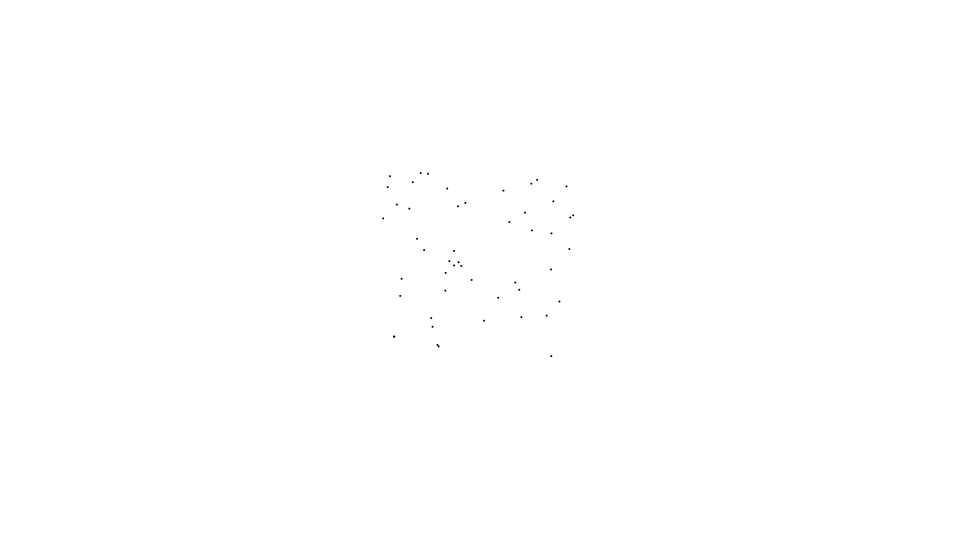
Frame 1 (no input)
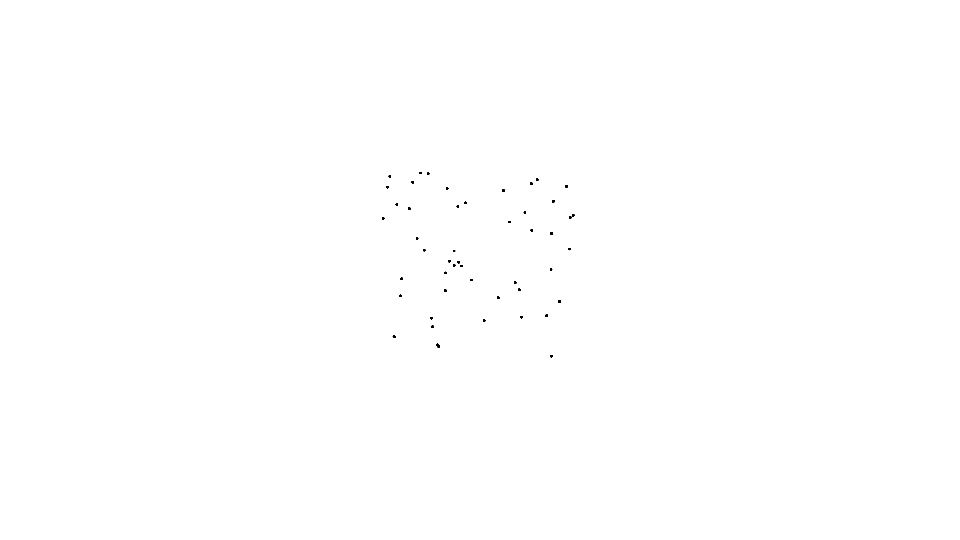
Frame 60 (the mouse pressed at the canvas centre just before this capture)
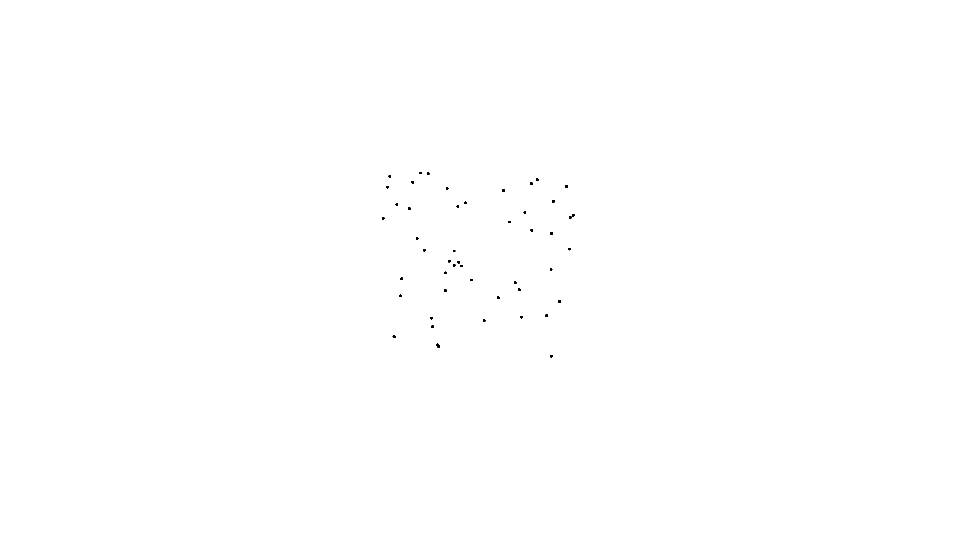
Frame 120 (the mouse held since frame 60 and released just before this capture)

The Processing sketch that drew these frames (run headless with seeded random() and noise(); from frame 60 on, the mouse is pressed at the canvas centre):

// Processing sketch: Random1
// ── Random1.pde
static final int numDots = 50;
Ball[] dots;

void setup() {
  size(960, 540);
  frameRate(30);
  initialize();
}

void initialize() {
  smooth();
  noStroke();
  background(255);
  dots = new Ball[numDots];
  for(int i=0; i<numDots; i++) {
    dots[i] = new Ball(1);
    dots[i].x = width/2 + random(200) - 100;
    dots[i].y = height/2 + random(200) - 100;
    dots[i].setFillColor(color(0));
  }
}

void draw() {
  for(int i=0; i<numDots; i++) {
    Ball dot = dots[i];
    dot.update();
  }
}

////////////////////////////////

class Ball extends Sprite {
  float radius;
  float vx, vy;
  float mass = 1;
  
  Ball(float radius){
    super();
    this.radius = radius;
  }
  
  void draw(){
    if(dist(mouseX, mouseY, x, y) < radius) {
      isRollOver = true;
    }else{
      isRollOver = false;
    }
    ellipse(0, 0, radius*2, radius*2);
  }
}

////////////////////////////////

class Sprite extends Object {
  float x, y;
  float scaleX, scaleY;
  float width, height;
  float rotation;
  boolean visible;
  color strokeColor;
  color fillColor;
  Boolean isStroke;
  Boolean isFill;
  Boolean isRollOver;
  Boolean locked;
  float xoff, yoff;
 
  Sprite() {
    super();
    scaleX = 1.0;
    scaleY = 1.0;
    strokeColor = color(0);
    fillColor = color(0);
    isStroke = false;
    isFill = false;
    isRollOver = false;
    locked = false;
    visible = true;
  }
  
  void update() {
    if(! visible) return;
    pushMatrix();
    if(locked){
  x = mouseX - xoff;
  y = mouseY - yoff;
    }  
    translate(x, y);
    scale(scaleX, scaleY);
    rotate(rotation * PI / 180.0);
    if(isStroke) stroke(strokeColor);
    if(isFill) fill(fillColor);
    draw();
    popMatrix();
  }
  
  void setStrokeColor(color strokeColor) {
    this.strokeColor = strokeColor;
    isStroke = true;
  }
  
  void setFillColor(color fillColor) {
    this.fillColor = fillColor;
    isFill = true;
  }
  
  void startDrag() {
    if(isRollOver){
      locked = true;
      xoff = mouseX - x;
      yoff = mouseY - y;
    }
  }
  
  void stopDrag() {
    locked = false;
  }
  
  void draw() {}
}

////////////////////////////////

class Point extends Object {
  float x, y;
  
  Point(float x, float y) {
    super();
    this.x = x;
    this.y = y;
  }
}

////////////////////////////////

class Object {
  Object() {}
}
